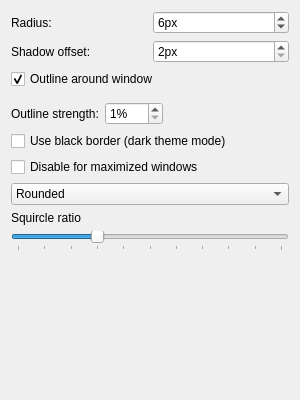
<?xml version="1.0" encoding="UTF-8"?>
<ui version="4.0">
 <class>LightlyShadersKCM</class>
 <widget class="QWidget" name="LightlyShadersKCM">
  <property name="geometry">
   <rect>
    <x>0</x>
    <y>0</y>
    <width>300</width>
    <height>400</height>
   </rect>
  </property>
  <property name="windowTitle">
   <string>Form</string>
  </property>
  <layout class="QGridLayout" name="gridLayout">
   <item row="0" column="0">
    <layout class="QVBoxLayout" name="verticalLayout">
     <item>
      <layout class="QHBoxLayout" name="horizontalLayout">
       <item>
        <widget class="QLabel" name="label">
         <property name="text">
          <string>Radius:</string>
         </property>
        </widget>
       </item>
       <item>
        <widget class="QSpinBox" name="kcfg_Roundness">
         <property name="suffix">
          <string>px</string>
         </property>
         <property name="minimum">
          <number>3</number>
         </property>
         <property name="maximum">
          <number>64</number>
         </property>
         <property name="value">
          <number>6</number>
         </property>
        </widget>
       </item>
      </layout>
     </item>
     <item>
      <layout class="QHBoxLayout" name="horizontalLayout_2">
       <item>
        <widget class="QLabel" name="label_2">
         <property name="text">
          <string>Shadow offset:</string>
         </property>
        </widget>
       </item>
       <item>
        <widget class="QSpinBox" name="kcfg_ShadowOffset">
         <property name="suffix">
          <string>px</string>
         </property>
         <property name="minimum">
          <number>2</number>
         </property>
         <property name="maximum">
          <number>6</number>
         </property>
         <property name="value">
          <number>2</number>
         </property>
        </widget>
       </item>
      </layout>
     </item>
     <item>
      <widget class="QCheckBox" name="kcfg_Outline">
       <property name="text">
        <string>Outline around window</string>
       </property>
         <property name="checked">
          <bool>true</bool>
         </property>
      </widget>
     </item>
     <item>
      <layout class="QHBoxLayout" name="horizontalLayout_3">
       <property name="topMargin">
        <number>7</number>
       </property>
       <item>
        <widget class="QLabel" name="label_3">
         <property name="text">
          <string>Outline strength:</string>
         </property>
        </widget>
       </item>
       <item>
        <widget class="QSpinBox" name="kcfg_Alpha">
         <property name="suffix">
          <string>%</string>
         </property>
         <property name="minimum">
          <number>1</number>
         </property>
         <property name="maximum">
          <number>100</number>
         </property>
        </widget>
       </item>
       <item>
        <spacer name="horizontalSpacer">
         <property name="orientation">
          <enum>Qt::Horizontal</enum>
         </property>
         <property name="sizeHint" stdset="0">
          <size>
           <width>40</width>
           <height>20</height>
          </size>
         </property>
        </spacer>
       </item>
      </layout>
     </item>
     <item>
      <widget class="QCheckBox" name="kcfg_DarkTheme">
       <property name="text">
        <string>Use black border (dark theme mode)</string>
       </property>
         <property name="checked">
          <bool>false</bool>
         </property>
      </widget>
     </item> 
     <item>
      <widget class="QCheckBox" name="kcfg_DisabledForMaximized">
       <property name="text">
        <string>Disable for maximized windows</string>
       </property>
         <property name="checked">
          <bool>false</bool>
         </property>
      </widget>
     </item> 
     <item>
      <widget class="QComboBox" name="kcfg_CornersType">
         <item>
          <property name="text">
           <string>Rounded</string>
          </property>
         </item>
         <item>
          <property name="text">
           <string>Squircled</string>
          </property>
         </item>        
      </widget>
     </item> 
     <item>
      <widget class="QLabel" name="squircleRatioLabel">
       <property name="text">
        <string>Squircle ratio</string>
       </property>
      </widget>
     </item> 
     <item>
      <widget class="QSlider" name="kcfg_SquircleRatio">
       <property name="minimum">
        <number>2</number>
       </property>
       <property name="maximum">
        <number>12</number>
       </property>
       <property name="pageStep">
        <number>1</number>
       </property>
       <property name="value">
        <number>5</number>
       </property>
       <property name="orientation">
        <enum>Qt::Horizontal</enum>
       </property>
       <property name="tickPosition">
        <enum>QSlider::TicksBelow</enum>
       </property>
       <property name="tickInterval">
        <number>1</number>
       </property>
      </widget>
     </item>    
     <item>
      <spacer name="verticalSpacer">
       <property name="orientation">
        <enum>Qt::Vertical</enum>
       </property>
       <property name="sizeHint" stdset="0">
        <size>
         <width>20</width>
         <height>40</height>
        </size>
       </property>
      </spacer>
     </item>
    </layout>
   </item>
  </layout>
 </widget>
 <resources/>
 <connections/>
</ui>
